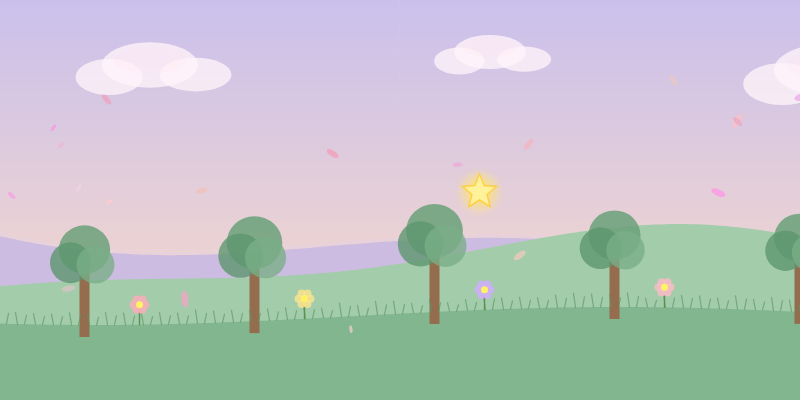
Frame 1 (no input)
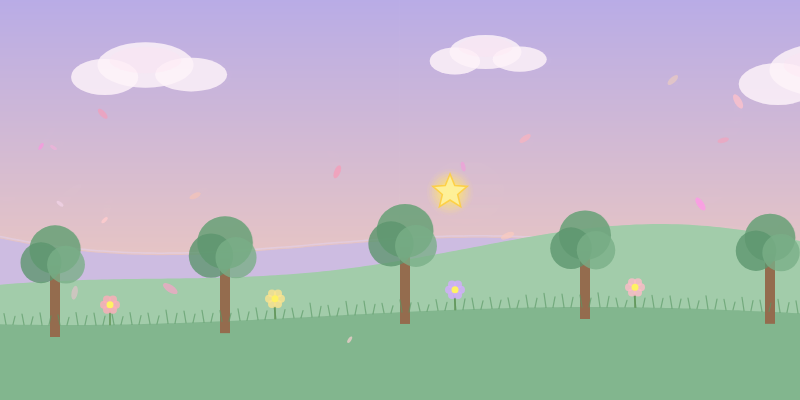
Frame 60 (no input)
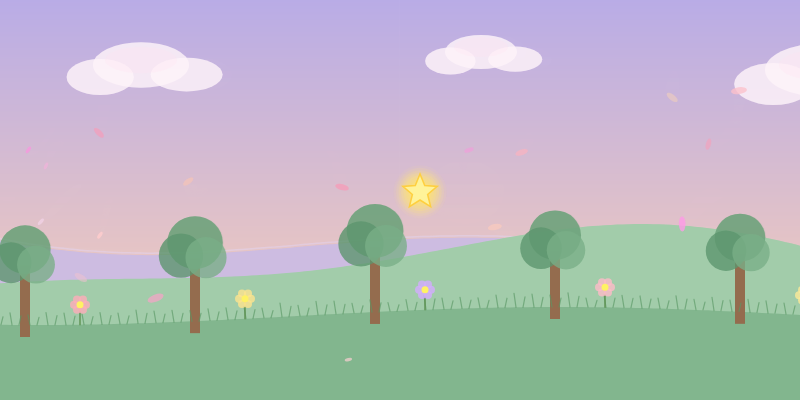
Frame 120 (the mouse pressed at the canvas centre since frame 60)

The p5.js sketch that drew these frames (run headless with seeded random() and noise() and a simulated clock; from frame 60 on, the mouse is pressed at the canvas centre):

// p5.js sketch
// ── sketch.js
// ============================================================
//  MEDITATIVE NATURE SCROLL
//  Canvas: 800 × 400  |  World: 2400 wide (3× canvas)
//  p5.js only — no external libraries
// ============================================================

// ─── WORLD & CAMERA ─────────────────────────────────────────
const WORLD_W  = 2400;   // total world width (3× canvas)
const CANVAS_W = 800;
const CANVAS_H = 400;
const SPEED    = 0.5;    // camera drift speed in px/frame

let camX = 0;            // world-space left edge of the camera

// ─── TERRAIN PROFILES ───────────────────────────────────────
// Pre-built once in setup() using overlapping sine waves.
// Each is an array of {x, y} world-space points.
let farPts = [];    // distant lavender hills (parallax 0.35)
let midPts = [];    // sage-green mid hills   (parallax 0.62)
let gndPts = [];    // near meadow ground     (parallax 1.0)

// ─── FLOATING PETALS ────────────────────────────────────────
let petals = [];

// ─── HIDDEN SYMBOLS (BONUS) ─────────────────────────────────
// 4 glowing symbols scattered through the world.
// Each pulses when the camera reveals them.
let symbols = [];

// ============================================================
//  SETUP
// ============================================================
function setup() {
  createCanvas(CANVAS_W, CANVAS_H);

  // Build terrain curves — overlapping sine waves give organic hills
  for (let x = 0; x <= WORLD_W; x += 6) {
    farPts.push(createVector(x,
      212 + sin(x * 0.003)        * 52
          + sin(x * 0.007 + 1.2)  * 26
    ));
    midPts.push(createVector(x,
      270 + sin(x * 0.0045 + 2)   * 34
          + sin(x * 0.009  + 4.5) * 15
    ));
    gndPts.push(createVector(x,
      316 + sin(x * 0.006 + 1)    * 9
    ));
  }

  // Create 55 drifting petal particles scattered across the world
  for (let i = 0; i < 55; i++) {
    petals.push({
      wx:   random(WORLD_W),      // world-space x
      y:    random(80, 345),      // screen y
      sz:   random(3, 7.5),       // petal size
      vx:   random(0.18, 0.65),   // rightward drift speed
      ph:   random(TWO_PI),       // phase offset for vertical float
      ang:  random(TWO_PI),       // rotation angle
      aSpd: random(-0.025, 0.025),// rotation speed
      r:    random(230, 255),     // soft pink/peach tones
      g:    random(148, 218),
      b:    random(182, 234),
      a:    random(140, 210)
    });
  }

  // Place 4 hidden glowing symbols at specific world positions
  symbols = [
    { wx: 480,  wy: 192, type: 'star', ph: 0            },
    { wx: 1110, wy: 180, type: 'moon', ph: PI            },
    { wx: 1670, wy: 202, type: 'leaf', ph: HALF_PI       },
    { wx: 2210, wy: 188, type: 'sun',  ph: PI + HALF_PI  }
  ];
}

// ============================================================
//  DRAW — called every frame
// ============================================================
function draw() {
  // Advance camera and loop seamlessly at the right edge
  camX = (camX + SPEED) % (WORLD_W - CANVAS_W);

  // ── Layer 0: Sky gradient — fixed, no parallax ──────────
  drawSky();

  // ── Layer 1: Distant clouds — very slow parallax 0.15 ───
  push();
  translate(-camX * 0.15, 0);
  drawClouds();
  pop();

  // ── Layer 2: Far hills — parallax 0.35 ──────────────────
  push();
  translate(-camX * 0.35, 0);
  drawFarHills();
  pop();

  // ── Layer 3: Mid hills — parallax 0.62 ──────────────────
  push();
  translate(-camX * 0.62, 0);
  drawMidHills();
  pop();

  // ── Layer 4: Foreground — full camera speed (1.0) ───────
  // Near ground, trees, flowers, petals, and symbols all live here.
  push();
  translate(-camX, 0);
  drawNearGround();
  drawTrees();
  drawFlowers();
  drawPetals();
  drawSymbols();
  pop();
}

// ============================================================
//  SKY — vertical warm-pastel gradient
//  Top: soft lavender-blue  →  Bottom: warm peachy-cream
// ============================================================
function drawSky() {
  noStroke();
  for (let y = 0; y < CANVAS_H; y++) {
    let t = y / CANVAS_H;
    stroke(
      lerp(185, 255, t),   // R: lavender → peach
      lerp(172, 210, t),   // G: cool → warm
      lerp(230, 178, t)    // B: blue → amber
    );
    line(0, y, CANVAS_W, y);
  }
  noStroke();
}

// ============================================================
//  CLOUDS — fluffy ellipse clusters with a rosy blush
// ============================================================
function drawClouds() {
  // Cloud positions are spaced across the full world width.
  // Because parallax is 0.15, the effective viewing window
  // is much narrower, so clouds appear to fill the sky nicely.
  const clouds = [
    { x:  150, y: 65,  s: 1.2  },
    { x:  490, y: 52,  s: 0.9  },
    { x:  830, y: 70,  s: 1.4  },
    { x: 1170, y: 56,  s: 1.0  },
    { x: 1500, y: 68,  s: 1.15 },
    { x: 1840, y: 50,  s: 0.85 },
    { x: 2180, y: 73,  s: 1.1  },
  ];

  noStroke();
  for (let c of clouds) {
    // Main cloud body — three overlapping ellipses
    fill(255, 245, 250, 195);
    ellipse(c.x,           c.y,           80*c.s, 38*c.s);
    ellipse(c.x - 34*c.s,  c.y + 10*c.s,  56*c.s, 30*c.s);
    ellipse(c.x + 38*c.s,  c.y +  8*c.s,  60*c.s, 28*c.s);
    // Rosy blush highlight on top
    fill(255, 220, 235, 55);
    ellipse(c.x, c.y - 5, 60*c.s, 22*c.s);
  }
}

// ============================================================
//  FAR HILLS — muted lavender silhouette
// ============================================================
function drawFarHills() {
  // Filled hill shape from precomputed profile down to bottom of canvas
  fill(205, 188, 225);
  noStroke();
  beginShape();
  vertex(0, CANVAS_H);
  for (let p of farPts) vertex(p.x, p.y);
  vertex(WORLD_W, CANVAS_H);
  endShape(CLOSE);

  // Subtle rim-light along the ridge
  stroke(225, 212, 240, 110);
  strokeWeight(1.5);
  noFill();
  beginShape();
  for (let p of farPts) vertex(p.x, p.y - 2);
  endShape();
  noStroke();
}

// ============================================================
//  MID HILLS — sage-green rolling meadow
// ============================================================
function drawMidHills() {
  fill(162, 204, 170);
  noStroke();
  beginShape();
  vertex(0, CANVAS_H);
  for (let p of midPts) vertex(p.x, p.y);
  vertex(WORLD_W, CANVAS_H);
  endShape(CLOSE);
}

// ============================================================
//  NEAR GROUND — rich meadow base strip (foreground layer)
// ============================================================
function drawNearGround() {
  fill(130, 182, 142);
  noStroke();
  beginShape();
  vertex(0, CANVAS_H);
  for (let p of gndPts) vertex(p.x, p.y);
  vertex(WORLD_W, CANVAS_H);
  endShape(CLOSE);
}

// ============================================================
//  TREES — layered foliage blobs, snapped to ground surface
// ============================================================
function drawTrees() {
  const treeXs = [
     85,  255,  435,  615,  800,
    1015, 1195, 1385, 1570, 1755,
    1945, 2135, 2325
  ];

  for (let tx of treeXs) {
    let gY = groundY(tx);
    // Vary height and width using Perlin noise for organic feel
    let h  = 58 + noise(tx * 0.01)       * 38;
    let w  = 46 + noise(tx * 0.02 + 5)   * 18;

    // Trunk
    fill(148, 108, 78);
    noStroke();
    rect(tx - 5, gY - h + 12, 10, h);

    // Three overlapping foliage ellipses create a soft, layered crown
    fill(108, 162, 122, 218);
    ellipse(tx,       gY - h - 4,   w,        w * 0.95);
    fill(92,  150, 110, 200);
    ellipse(tx - 14,  gY - h + 9,   w * 0.8,  w * 0.8);
    fill(122, 175, 136, 200);
    ellipse(tx + 11,  gY - h + 11,  w * 0.74, w * 0.74);
  }
}

// ============================================================
//  FLOWERS + GRASS BLADES — foreground botanical detail
// ============================================================
function drawFlowers() {
  // Grass blades: two angled lines per clump, spaced across world
  strokeWeight(1.2);
  for (let x = 0; x < WORLD_W; x += 18) {
    let gy = groundY(x);
    let bh = 7 + noise(x * 0.14) * 10;
    stroke(90, 152, 100, 165);
    line(x,     gy, x - 2,  gy - bh);
    line(x + 7, gy, x + 9,  gy - bh * 0.75);
  }
  noStroke();

  // Flowers: one per region, each with a distinct pastel hue
  const flowers = [
    { x:  140, c: [255, 172, 185] },   // blush pink
    { x:  305, c: [255, 228, 142] },   // butter yellow
    { x:  485, c: [212, 172, 255] },   // soft violet
    { x:  665, c: [255, 188, 200] },   // rose
    { x:  865, c: [255, 235, 152] },   // warm yellow
    { x: 1055, c: [188, 172, 255] },   // periwinkle
    { x: 1235, c: [255, 198, 168] },   // apricot
    { x: 1425, c: [172, 218, 255] },   // sky blue
    { x: 1615, c: [255, 172, 212] },   // carnation
    { x: 1805, c: [255, 225, 152] },   // golden
    { x: 1995, c: [192, 255, 192] },   // mint
    { x: 2195, c: [255, 192, 225] },   // cotton candy
    { x: 2365, c: [255, 240, 158] },   // lemon
  ];

  for (let f of flowers) {
    let gy = groundY(f.x);

    // Stem
    stroke(92, 145, 80);
    strokeWeight(1.4);
    line(f.x, gy, f.x, gy - 20);
    noStroke();

    // 6 petals arranged in a ring
    fill(f.c[0], f.c[1], f.c[2], 200);
    for (let i = 0; i < 6; i++) {
      let a = (i / 6) * TWO_PI;
      ellipse(f.x + cos(a) * 6, (gy - 20) + sin(a) * 6, 8, 8);
    }

    // Bright center
    fill(255, 242, 100);
    ellipse(f.x, gy - 20, 7, 7);
  }
}

// ============================================================
//  PETALS — drifting floating particles in world space
// ============================================================
function drawPetals() {
  noStroke();
  for (let p of petals) {
    // Update: drift right, float vertically on a sine wave, spin slowly
    p.wx  += p.vx;
    p.y   += sin(frameCount * 0.018 + p.ph) * 0.35;
    p.ang += p.aSpd;

    // Wrap around the world
    if (p.wx > WORLD_W) p.wx = 0;
    if (p.y  > CANVAS_H - 25) p.y = 85;

    // Cull: skip petals that are off-screen (world-space check)
    if (p.wx < camX - 15 || p.wx > camX + CANVAS_W + 15) continue;

    // Draw an elongated oval rotated to look like a drifting petal
    push();
    translate(p.wx, p.y);
    rotate(p.ang);
    fill(p.r, p.g, p.b, p.a);
    ellipse(0, 0, p.sz * 2.3, p.sz);
    pop();
  }
}

// ============================================================
//  SYMBOLS — 4 hidden glowing discoveries (BONUS)
//  Each symbol pulses when the camera reveals it on screen.
// ============================================================
function drawSymbols() {
  for (let s of symbols) {
    // Advance the pulse phase continuously
    s.ph += 0.055;

    // Only draw when within screen bounds (world-space check)
    let sx = s.wx - camX;
    if (sx < -60 || sx > CANVAS_W + 60) continue;

    // pulse: 0 → 1 smooth oscillation
    let pulse = (sin(s.ph) + 1) * 0.5;

    // Radial glow — concentric rings fade outward
    noStroke();
    let maxR = 20 + pulse * 14;
    for (let r = maxR; r > 0; r -= 2.5) {
      let a = map(r, maxR, 0, 0, 65 + pulse * 115);
      fill(255, 228, 115, a);
      ellipse(s.wx, s.wy, r * 2, r * 2);
    }

    // Symbol fill and outline, alpha-boosted by pulse
    let sa = 175 + pulse * 80;
    fill(255, 245, 158, sa);
    stroke(255, 205, 55, sa);
    strokeWeight(1.5);

    if      (s.type === 'star') drawStarSym(s.wx, s.wy, 8, 18, 5);
    else if (s.type === 'moon') drawMoonSym(s.wx, s.wy, 13, pulse);
    else if (s.type === 'leaf') drawLeafSym(s.wx, s.wy, 13, pulse);
    else if (s.type === 'sun' ) drawSunSym (s.wx, s.wy, 10, pulse);
  }
}

// ─── Symbol: 5-point star ───────────────────────────────────
function drawStarSym(x, y, r1, r2, n) {
  beginShape();
  for (let i = 0; i < n * 2; i++) {
    let r = (i % 2 === 0) ? r2 : r1;
    let a = (i / (n * 2)) * TWO_PI - HALF_PI;
    vertex(x + cos(a) * r, y + sin(a) * r);
  }
  endShape(CLOSE);
}

// ─── Symbol: crescent moon ──────────────────────────────────
// Carved by overdrawing a smaller ellipse in a contrasting hue.
function drawMoonSym(x, y, r, pulse) {
  noStroke();
  fill(255, 242, 185, 200 + pulse * 55);
  ellipse(x, y, r * 2, r * 2);
  // "Cut out" the crescent shape with a mid-purple disc
  fill(190, 162, 222, 235);
  ellipse(x + r * 0.48, y, r * 1.52, r * 1.72);
}

// ─── Symbol: botanical leaf ─────────────────────────────────
function drawLeafSym(x, y, r, pulse) {
  fill(158, 225, 158, 200 + pulse * 55);
  stroke(95, 182, 108, 220);
  strokeWeight(1.2);
  // Symmetrical leaf via mirrored bezier curves
  beginShape();
  vertex(x, y - r);
  bezierVertex(x + r, y - r * 0.3,  x + r, y + r * 0.3, x, y + r);
  bezierVertex(x - r, y + r * 0.3,  x - r, y - r * 0.3, x, y - r);
  endShape(CLOSE);
  // Central midrib vein
  stroke(95, 182, 108, 175);
  line(x, y - r, x, y + r);
}

// ─── Symbol: radiant sun ────────────────────────────────────
function drawSunSym(x, y, r, pulse) {
  noStroke();
  fill(255, 235, 98, 200 + pulse * 55);
  ellipse(x, y, r * 2, r * 2);
  // 8 rays that lengthen slightly with the pulse
  stroke(255, 215, 65, 175 + pulse * 80);
  strokeWeight(2);
  for (let i = 0; i < 8; i++) {
    let a  = (i / 8) * TWO_PI;
    let i1 = r + 3;
    let o1 = r + 8 + pulse * 5;
    line(
      x + cos(a) * i1, y + sin(a) * i1,
      x + cos(a) * o1, y + sin(a) * o1
    );
  }
}

// ============================================================
//  HELPER — sample near-ground Y at any world X
// ============================================================
function groundY(wx) {
  return 316 + sin(wx * 0.006 + 1) * 9;
}
